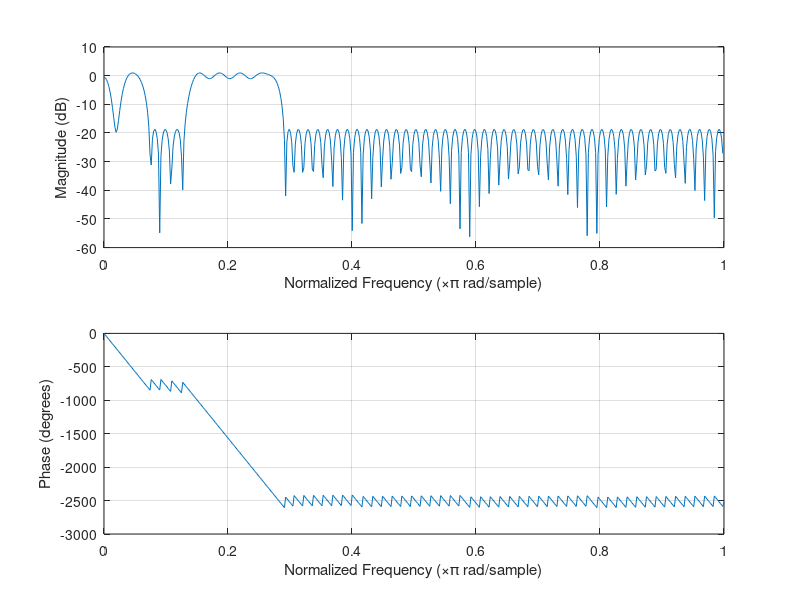
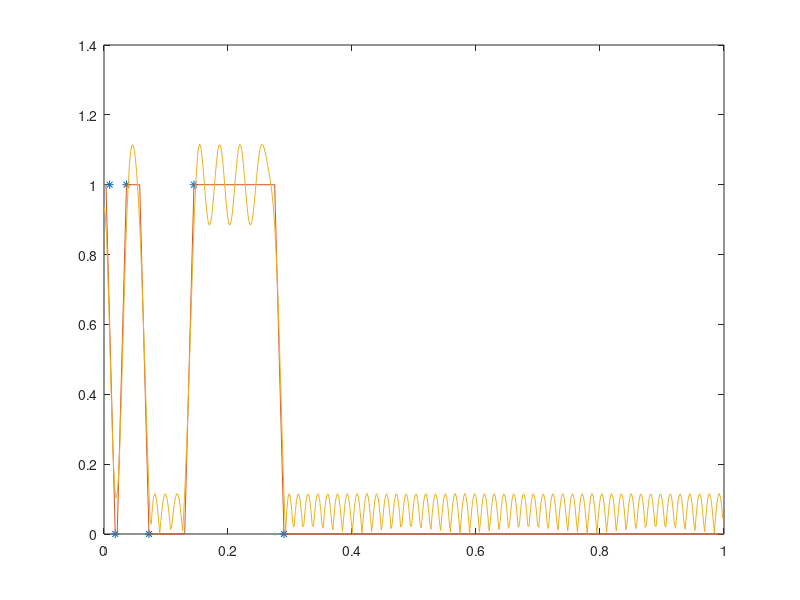

Write MATLAB code to recreate these figures, in order.
%% EQ with ParksMcClellans method of designing fir filter.

clc
N = 127; %Filter length odd
fs = 44100; %Sample rate for wav

fref=200; %Hz
nr=6;
n=0:1:nr-1;
fc1=fref.*2.^n;
fc=2.*fc1./fs;


%f = [0 0.009 0.018 0.0186 0.0358 0.0368 0.07 0.11 0.14 0.20 0.23 1];
d = 0.015;

f = [0 fc(2)-d fc(2) fc(3)-d fc(3) fc(4)-d fc(4) fc(5)-d fc(5) fc(6)-d fc(6) 1];

a1=1;
a2=0;
a3=1;
a4=0;
a5=1;

a = [a1 a1 a2 a2 a3 a3 a4 a4 a5 a5 0 0];
aa = [a1 a2 a3 a4 a5 0];

b = firpm(N,f,a);

[h,w] = freqz(b,1,512);
figure (1)
freqz(b,1,512)
figure (2)
plot(fc,aa,'*',f,a,w/pi,abs(h))
%plot(fc*fs/2,aa,'*',f*fs/2,a,w*fs/(2*pi),abs(h))